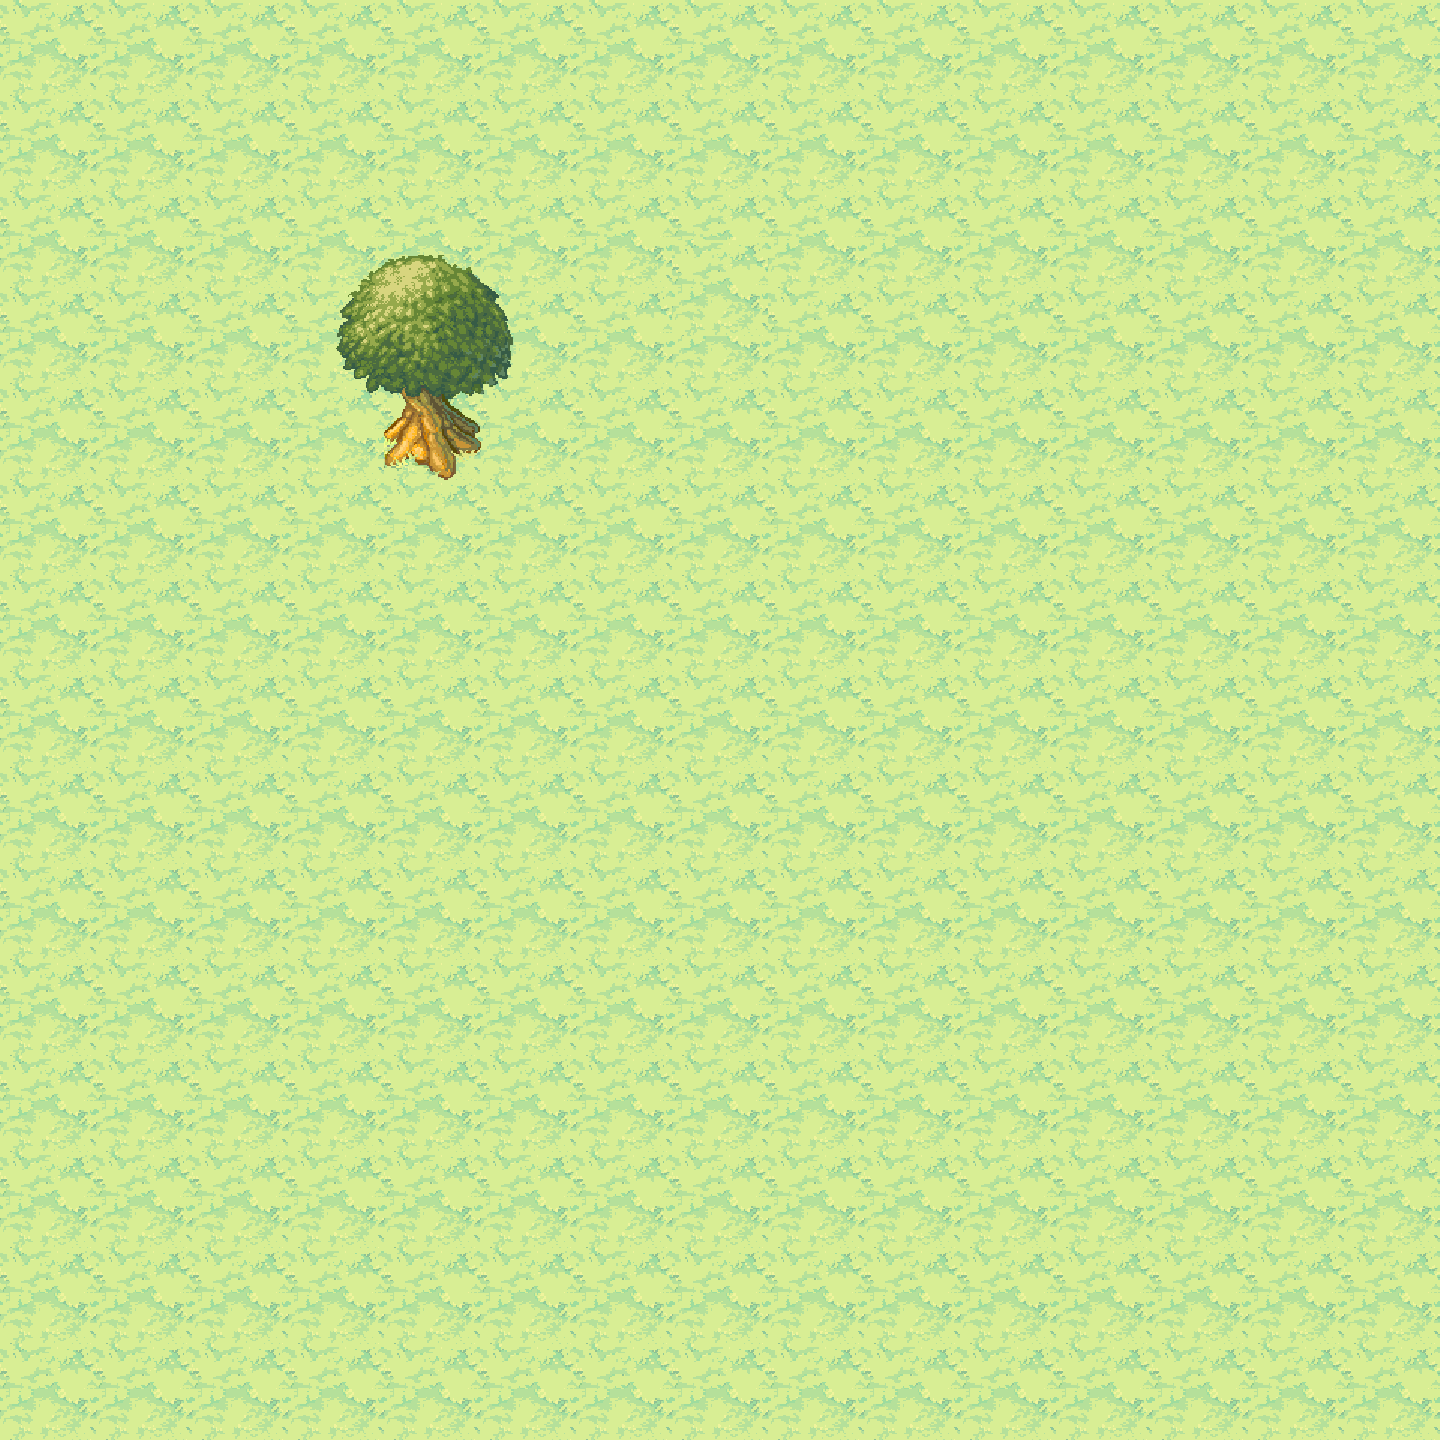

The image is a tile-based game level rendered from a .tmx file. Its description and source (layers, tilesets, objects; grid data summarised) follow:
An orthogonal 30x30 tile map with 48x48 px tiles, 4 tile layers (1, 2, 3, 4), 4 tilesets and 1 object (LIGHT).

<map version="1.0" orientation="orthogonal" renderorder="right-down" width="30" height="30" tilewidth="48" tileheight="48">
 <tileset firstgid="1" name="ground_tiles" tilewidth="48" tileheight="48">
  <image source="ground_tiles.png" trans="000000" width="1008" height="1052" />
 </tileset>
 <tileset firstgid="442" name="treesv6_0_0" tilewidth="48" tileheight="48">
  <image source="treesv6_0_0.png" trans="000000" width="1008" height="288" />
 </tileset>
 <tileset firstgid="568" name="rpg_maker_vx__modernrtp_tileb_by_painhurt-d3f7sii" tilewidth="48" tileheight="48">
  <image source="rpg_maker_vx__modernrtp_tileb_by_painhurt-d3f7sii.png" trans="000000" width="768" height="768" />
 </tileset>
 <tileset firstgid="824" name="glo" tilewidth="48" tileheight="48">
  <image source="glo.png" width="96" height="96" />
 </tileset>
 <layer name="1" width="30" height="30">
  <data>[900 cells, 900 non-empty, 4 distinct tile ids]</data>
 </layer>
 <layer name="2" width="30" height="30">
  <data>[900 cells, 3 non-empty, 3 distinct tile ids]</data>
 </layer>
 <layer name="3" width="30" height="30">
  <data>[900 cells, 2 non-empty, 2 distinct tile ids]</data>
 </layer>
 <objectgroup name="对象层 1">
  <object name="PUBLIC" type="LIGHT" gid="824" x="403" y="427" width="48" height="48">
   <properties>
    <property name="STRENGTH" value="300" />
   </properties>
  </object>
 </objectgroup>
 <layer name="4" width="30" height="30">
  <data>[900 cells, 14 non-empty, 14 distinct tile ids]</data>
 </layer>
</map>
